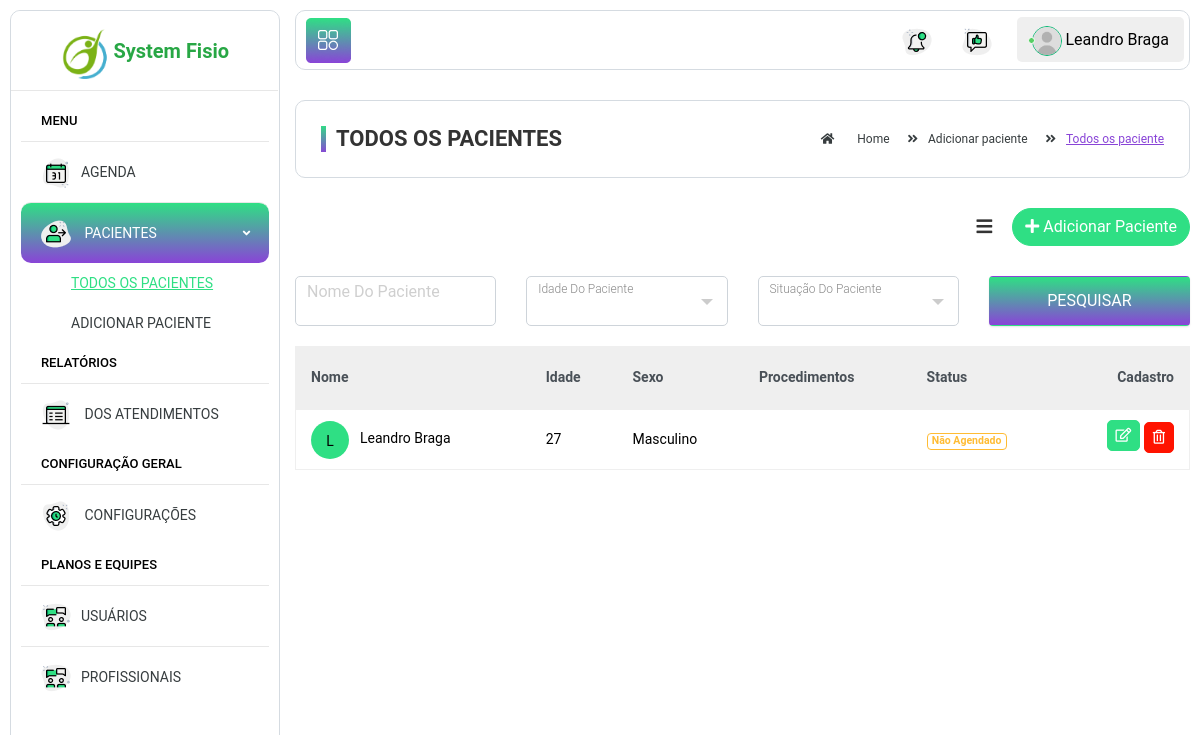
/all-pacientes.php (signed in), run on an earlier commit of the app's database.
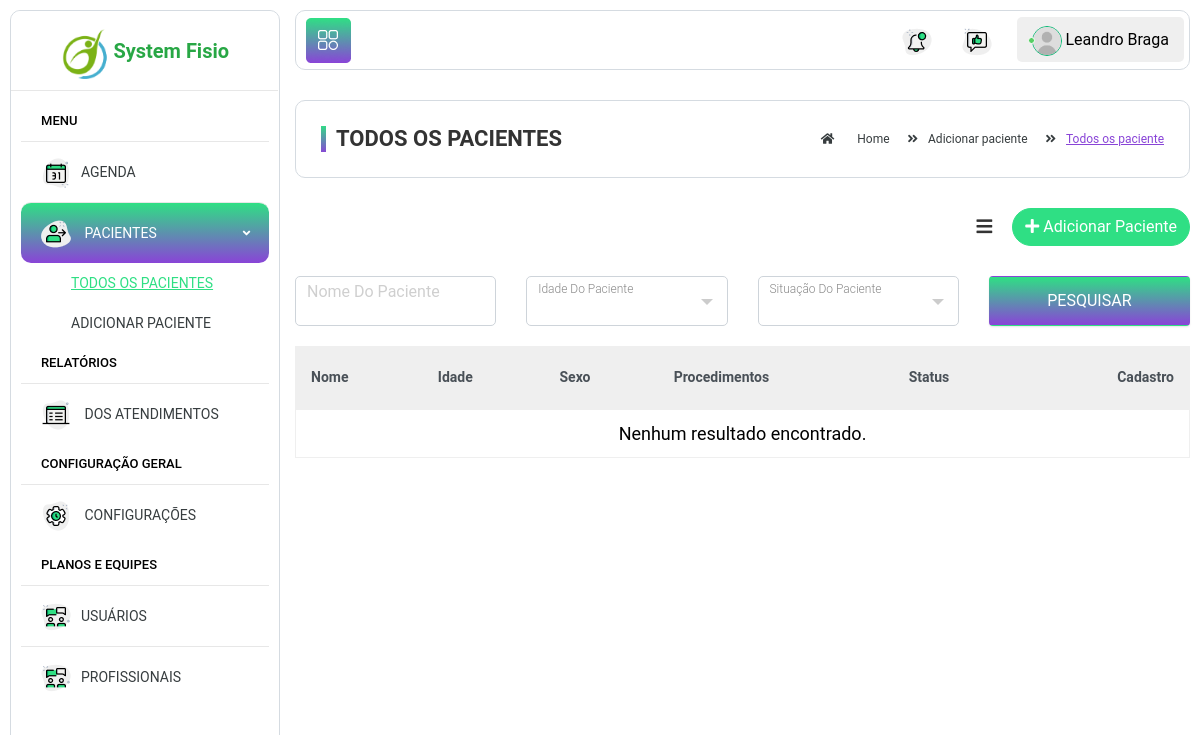
And on a later commit of the database.
### tables this page shows
CREATE TABLE `avaliacao_paciente` (
  `cod_avaliacao` int(11) NOT NULL,
  `ordem_paciente` int(11) DEFAULT NULL,
  `ordem_profissional` int(11) DEFAULT NULL,
  `diag_medico_paciente` text DEFAULT NULL,
  `cid_paciente` char(5) DEFAULT NULL,
  `diag_fisio_paciente` text DEFAULT NULL,
  `qp_paciente` text DEFAULT NULL,
  `hma_paciente` text DEFAULT NULL,
  `tratamento_realizado` text DEFAULT NULL,
  `exames` varchar(100) DEFAULT NULL,
  `medicamentos` varchar(100) DEFAULT NULL,
  `cirurgia` varchar(100) DEFAULT NULL,
  `eva_paciente` int(15) DEFAULT NULL,
  `data_cad_avaliacao` date DEFAULT NULL,
  `data_atualizacao_av` date DEFAULT NULL
);

CREATE TABLE `pacientes` (
  `cod_paciente` int(11) NOT NULL,
  `nome_paciente` varchar(100) NOT NULL,
  `sexo_paciente` enum('M','F') NOT NULL,
  `cpf_paciente` char(16) DEFAULT NULL,
  `data_nasc_paciente` date DEFAULT NULL,
  `telefone_paciente` char(20) DEFAULT NULL,
  `rua_paciente` varchar(50) DEFAULT NULL,
  `bairro_paciente` varchar(50) DEFAULT NULL,
  `profissao_paciente` varchar(50) DEFAULT NULL,
  `sus_paciente` int(15) UNSIGNED DEFAULT NULL,
  `etnia_paciente` varchar(45) DEFAULT NULL,
  `data_cad_paciente` date DEFAULT NULL,
  `data_atualizacao` date DEFAULT NULL
);

### all-pacientes.php (the view, shortened to what the changed rows need)
<?php
include_once('./db/db-conection.php');
?>
<!DOCTYPE html>
<html lang="pt-br">
<head>
	<link href="../../../../css?family=Roboto:300,400,500,700,900" rel="stylesheet">
	<link rel="stylesheet" href="assets/css/bootstrap.min.css">
	<link rel="stylesheet" href="assets/plugins/fontawesome/css/all.min.css">
	<link rel="stylesheet" href="assets/plugins/fontawesome/css/fontawesome.min.css">
	<link rel="stylesheet" href="assets/css/select2.min.css">
	<link rel="stylesheet" href="assets/css/dataTables.bootstrap4.min.css">
	<link rel="stylesheet" href="assets/css/style.css">
	<link rel="stylesheet" href="assets/css/style-preload.css">
</head>
<body onload="loading()">
	<div class="main-wrapper">
		<div class="page-wrapper">
			<div class="content container-fluid">
				<div class="content-page">
					<div class="row ">
						<div class="col-lg-12 mb-3">
							<div class="table-responsive">
								<table class="table custom-table datatable">
									<thead class="thead-light">
										<tr>
											<th>Nome</th>
											<th>Idade </th>
											<th>Sexo</th>
											<th>Procedimentos</th>
											<th>Status</th>
											<th class="text-right">Cadastro</th>
										</tr>
									</thead>
									<tbody>
										<?php
										$querySelectPaciente = "SELECT p.cod_paciente, p.nome_paciente, a.cod_avaliacao, p.data_nasc_paciente, p.sexo_paciente FROM
										pacientes p join avaliacao_paciente a on a.ordem_paciente = p.cod_paciente
										 ORDER BY cod_avaliacao desc limit 1 ";
										$queryResultPaciente = $mysqli->query($querySelectPaciente);
										if (mysqli_affected_rows($mysqli) > 0) {
											while ($row_cont_paciente = mysqli_fetch_array($queryResultPaciente)) {
												$codPaciente = $row_cont_paciente['cod_paciente'];
												$nomePaciente = $row_cont_paciente['nome_paciente'];
												$sexoPaciente = $row_cont_paciente['sexo_paciente'];
												$dataNacPaciente = $row_cont_paciente['data_nasc_paciente'];
												$dataNascimento = $dataNacPaciente;
												$date = new DateTime($dataNascimento);
												$interval = $date->diff(new DateTime(date('Y-m-d')));
												$idadePaciente =  $interval->format('%Y');
										?>
												<tr>
													<td>
														<h2>
															<form action="about-paciente.php" method="post">
																<a class="avatar text-white">
																	<button type="submit" name="codPaciente" value="<?php echo  $codPaciente; ?>" style="border: none; background:none;"><?php echo substr($nomePaciente, 0, 1); ?></button>
																</a>
															</form>
															<form action="about-paciente.php" method="post">
																<button type="submit" name="codPaciente" value="<?php echo $codPaciente; ?>" style="border: none; background:none;">
																	<?php echo $nomePaciente; ?> <span></span>
																</button>
															</form>
														</h2>
													</td>
													<td><?php echo $idadePaciente; ?></td>
													<td><?php if ($sexoPaciente == 'M') {
															echo "Masculino";
														} else {
															echo "Feminino";
														}  ?></td>
													<td>
													</td>
													<?php
													$query_paciente_age = "SELECT ordem_paciente, status from agendamento_paciente where ordem_paciente = '$codPaciente' ORDER BY cod_agendamento desc limit 1 ";
													$result = $mysqli->query($query_paciente_age);
													$row_cont_recurso = mysqli_fetch_array($result);
													$status = isset($row_cont_recurso['status']) ? $row_cont_recurso['status'] : null;
													if (mysqli_affected_rows($mysqli) > 0) {
														if ($status == '1') {
															$agendado = "Agendado";
															$status = "badge-success-border";
														} else if ($status == '2') {
															$agendado = "Recebeu alta";
															$status = "badge-info-border";
														} else if ($status == '3') {
															$agendado = "Desativado";
															$status = "badge-danger-border";
														}
													} else {
														$agendado = "Não Agendado";
														$status = "badge badge-warning-border";
													}
													?>
													<td>
														<span class="badge <?php echo $status; ?>"><?php echo $agendado; ?></span>
													</td>
													<form action="edit-paciente.php" method="post">
														<td class="text-right ">
															<button type="submit" name="cod-paciente" value="<?php echo $codPaciente; ?>" class="btn btn-primary btn-sm mb-2">
																<i class="far fa-edit"></i>
															</button>
													</form>
													<button data-toggle="modal" codPaciente="<?php echo $codPaciente; ?>" nomePaciente="<?php echo $nomePaciente; ?>" data-target="#delete_employee" class="btn btn-danger btn-sm mb-1 btn_delete">
														<i class="far fa-trash-alt"></i>
													</button>
												</tr>
											<?php
											}
										} else { ?>
											<tr>
												<td colspan="6" style="text-align:center; margin: 10px; font-size:18px;">
													<span>
														Nenhum resultado encontrado.
													</span>
												</td>
											<?php }  ?>
									</tbody>
								</table>
							</div>
						</div>
					</div>
				</div>
			</div>
		</div>
	</div>
</body>
</html>

What changed in the data, as far as the page shows it:
removed avaliacao_paciente: ordem_paciente.nome_paciente "L", ordem_paciente.nome_paciente "Leandro Braga", ordem_paciente.data_nasc_paciente "27", agendado "Não Agendado"
Also different on the page:
text now shown: "Nenhum resultado encontrado."
